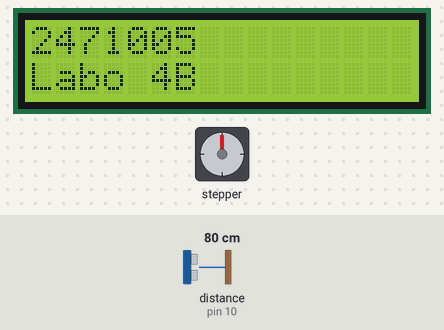
This sketch was run on a simulated Arduino Uno, built with avr-gcc and run on an emulated ATmega328P. Parts: 16×2 character LCD, stepper motor. The inputs (shaded band) are chosen by the test bench; at power-on: distance to the obstacle (sensor on pin 10) 80 cm. The echo pulse lasts 58.3 µs per cm; stepper angles assume 2048 steps per turn; what the sketch prints to the serial monitor is not drawn.

Above: at 1.2 s.
1.3 s: distance to the obstacle (sensor on pin 10) set to 2 cm
At 2.56 s:
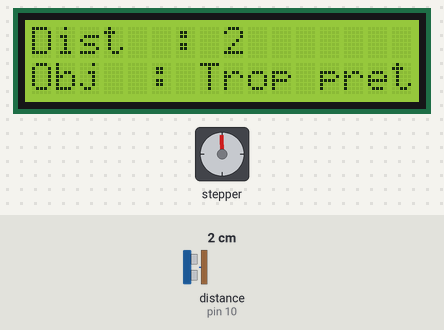
4.3 s: distance to the obstacle (sensor on pin 10) set to 35 cm
At 4.66 s:
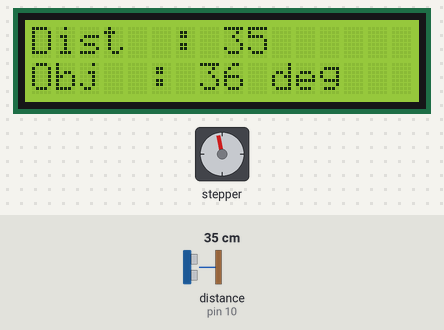
6.9 s: distance to the obstacle (sensor on pin 10) set to 120 cm
At 7.37 s:
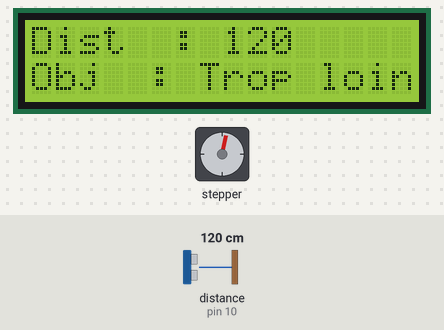
9.6 s: distance to the obstacle (sensor on pin 10) set to 63 cm
At 10.8 s:
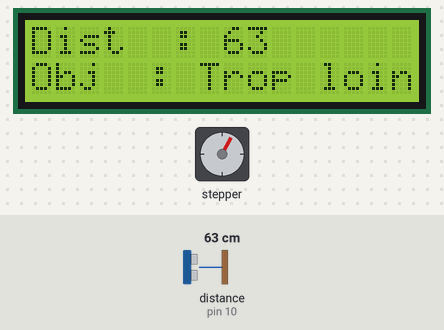
12.6 s: distance to the obstacle (sensor on pin 10) set to 58 cm
At 12.81 s:
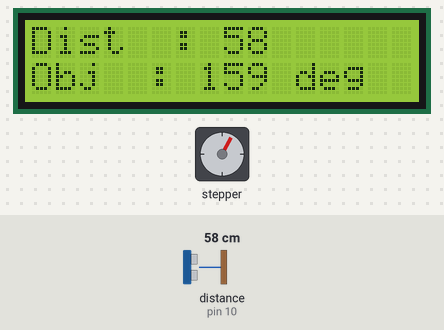
15.0 s: distance to the obstacle (sensor on pin 10) set to 4 cm
At 15.22 s:
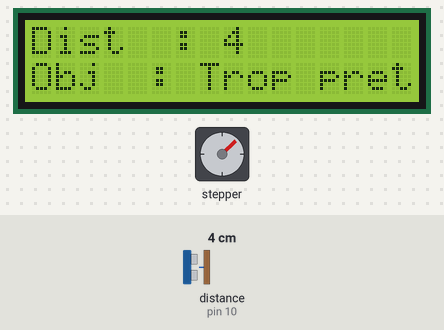
Timing chart, 0 to 21.0 s (numbered marks = the images above; inputs shaded):
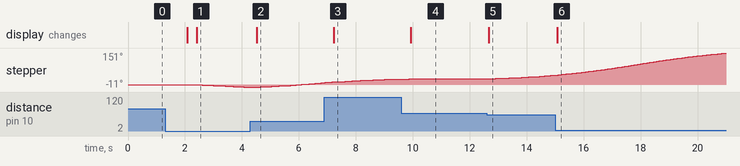

The sketch:

labo4.ino
```cpp
///////// Distance
#include <HCSR04.h>
#define TRIGGER_PIN 9
#define ECHO_PIN 10

HCSR04 hc(TRIGGER_PIN, ECHO_PIN);

///////// LCD
#include <LCD_I2C.h>

LCD_I2C lcd(0x27, 16, 2);
// 0x27 étant l'adresse I2C de l'écran
// Pour trouver l'autre adresse, utilisez l'exemple Arduino "wire/i2c_scanner"
// 16 x 2 sa taille en colonnes/lignes

///////// State Machine
enum State {STARTUP, WORKING};
State state = STARTUP;

///////// Accel stepper
#include <AccelStepper.h>

// Définir le type de moteur, les broches IN1-IN3-IN2-IN4
#define MOTOR_INTERFACE_TYPE 4

#define IN_1 31
#define IN_2 33
#define IN_3 35
#define IN_4 37

// Crée une instance
// Attention : L’ordre des broches (IN1, IN3, IN2, IN4) est spécifique au 28BYJ-48.
AccelStepper myStepper(MOTOR_INTERFACE_TYPE, IN_1, IN_3, IN_2, IN_4);

////////// Global vars
unsigned long currentTime = 0;

void setup() {
  /////// put your setup code here, to run once:
  Serial.begin(9600);
  // Serial.begin(115200);

  /////// Distance
  pinMode(TRIGGER_PIN, OUTPUT);
  pinMode(ECHO_PIN, INPUT);

  /////// LCD
  lcd.begin();
  lcd.backlight();

  /////// Accel Stepper default configs
  // Définir la vitesse maximale, le facteur d'accélération,
  // la vitesse initiale et la position cible
  myStepper.setMaxSpeed(500);  // Vitesse max en pas/seconde
  myStepper.setAcceleration(100); // Accélération en pas/seconde²
	myStepper.setSpeed(200); // Vitesse constante en pas/seconde
	myStepper.moveTo(2038); // Position cible
}

void printDistance(int dist, int deg) {
  Serial.print("etd:");
  Serial.print("2471005");
  Serial.print(",dist:");
  Serial.print(dist);
  Serial.print(",deg:");
  Serial.println(deg);
}


void stateStartup() {

  lcd.clear();
  lcd.print("2471005");
  lcd.setCursor(0,1);
  lcd.print("Labo 4B");
  delay(2000);
  lcd.clear();
  Serial.print("test");

  state = WORKING;
}

float measureDistance() {
  float distance = hc.dist();
  distance = distance * 10;
  return distance;
}

void lcdDisplay(float dist, int deg) {
  int distance = dist;
  lcd.clear();
  lcd.print("Dist  : ");
  lcd.print(distance);
  lcd.setCursor(0, 1);
  if (distance < 30) {
    lcd.print("Obj  : Trop pret");
  } else if (distance >= 30 && distance <=60) {
    lcd.print("Obj  : ");
    lcd.print(deg);
    lcd.print(" deg");
  } else {
    lcd.print("Obj  : Trop loin");
  }

}

void motorTarget(int deg) {
  float targetStep = map (deg, 10, 170, 0, (2038/2));

  myStepper.moveTo(targetStep);
}

void stateWorking() {
  static unsigned long lastMeasureTime = 0;
  static unsigned long lastPrintTime = 0;
  const int MeasureRate = 50;
  const int printRate = 100;
  const int minAngle = 10;
  const int maxAngle = 170;
  const int minDistance = 30;
  const int maxDistance = 60;
  static float deg = 0.0;
  float distance = 0;


  if (currentTime - lastMeasureTime >= MeasureRate) {
    distance = measureDistance();
    lastMeasureTime = currentTime;

    if (distance >= minDistance*10 && distance <= maxDistance*10) {
      deg = map(distance, minDistance*10, maxDistance*10, minAngle, maxAngle);
    }
    distance = distance / 10;


    lcdDisplay(distance, deg);
    motorTarget(deg);

    if (currentTime - lastPrintTime >= printRate) {
      printDistance(distance, deg);
      lastPrintTime = currentTime;
    }
  }
}


void loop() {
  // put your main code here, to run repeatedly:
  currentTime = millis();
  switch (state) {
    case STARTUP:
      stateStartup();
      break;
    case WORKING:
      stateWorking();
      break;
  }
  // Faire tourner le moteur d'un pas
  // Il faut appeler cette fonction dans le loop sinon le moteur ne tourne pas
	myStepper.run();
}
```

Measured:
- the behaviour switches between 61 and 60 cm on distance to the obstacle (sensor on pin 10) (found by bisection; images 4 and 5)
- after the input at 1.3 s, the display: first differs from a run without the input after 1.1 s (image 1)
- after the input at 4.3 s, the display: changes after 0.21 s (image 2)
- after the input at 6.9 s, the display: changes after 0.32 s (image 3)
- after the input at 9.6 s, the display: changes after 0.33 s (image 4)
- after the input at 12.6 s, stepper: keeps turning clockwise at about 8°/s, starting after 0.32 s; the display: changes after 0.07 s (image 5)
- after the input at 15.0 s, the display: changes after 0.07 s (image 6)
